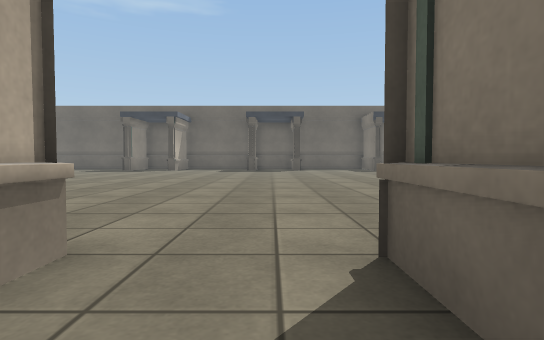
view 1 (above)

17 first-person views from a walk through a 3-D level made in the Unity game engine. The camera is 0.64 m above the floor, tilts 2° down and sees 80° across. The floor is counted in squares, 1 m on a side. Each view is taken from the middle of a square. On the plan, view 1 faces up. The plan holds only what a view shows up to about 10 squares ahead; the rest is blank. The place goes on beyond the plan. The player is left out. Door leaves are left out, so doorways stand open. Surface patterns are stand-ins for the level's own textures.

view 2
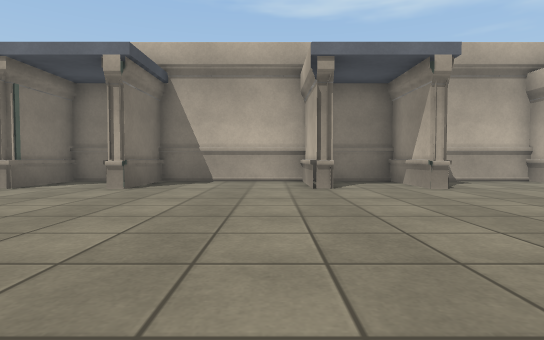

view 3
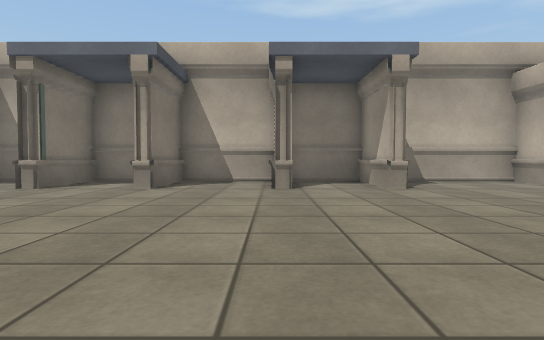

view 4
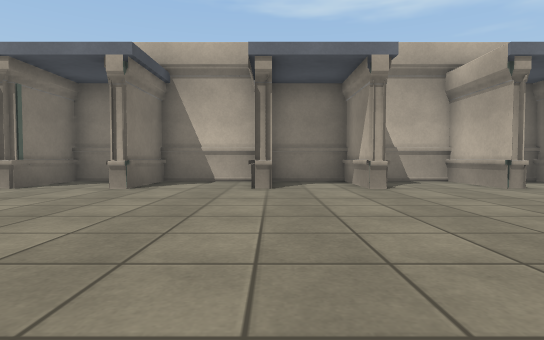

view 5
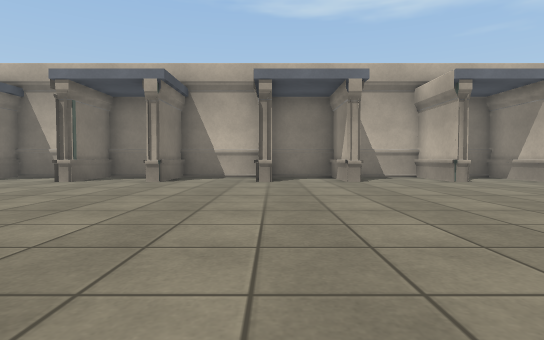

view 6
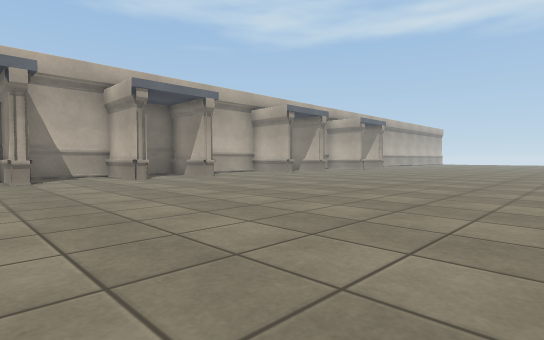

view 7
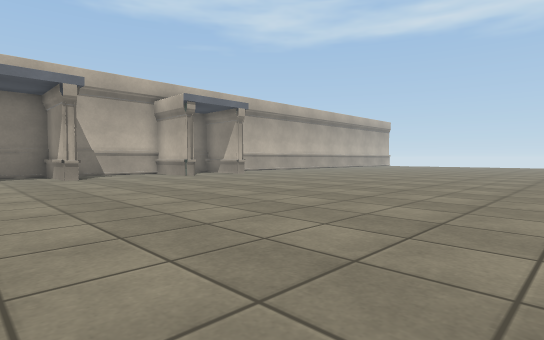

view 8
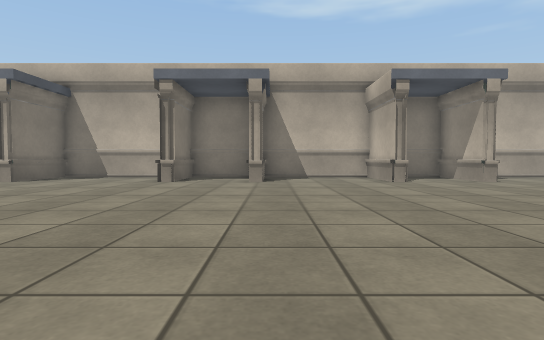

view 9
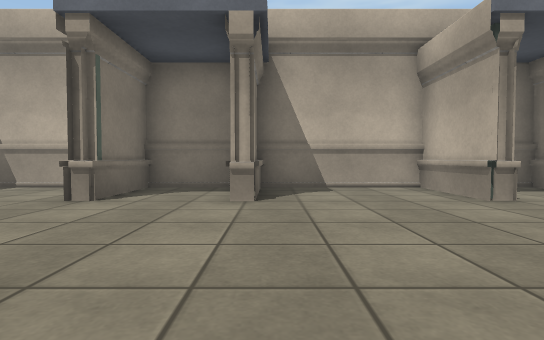

view 10
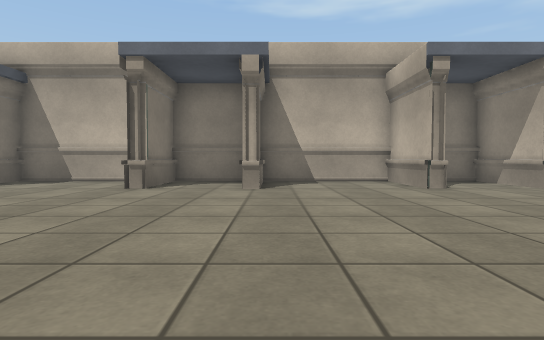

view 11
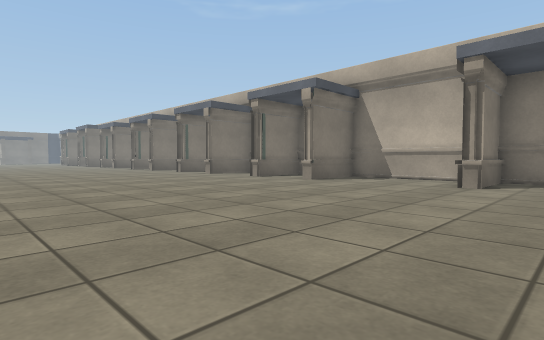

view 12
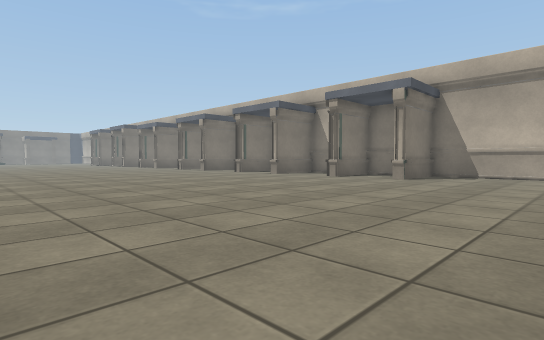

view 13
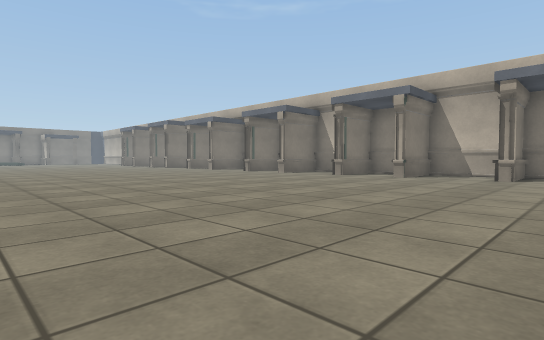

view 14
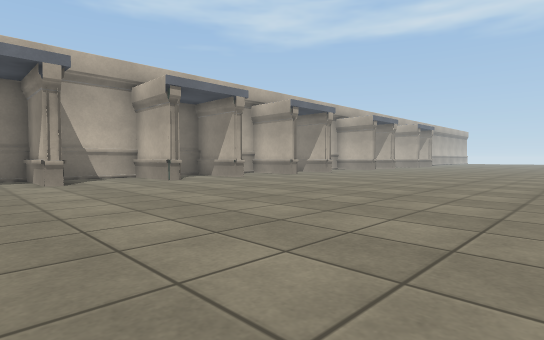

view 15
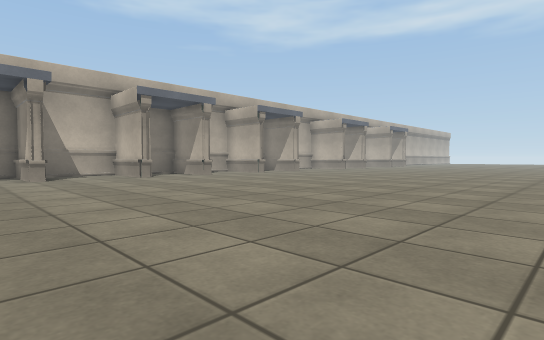

view 16
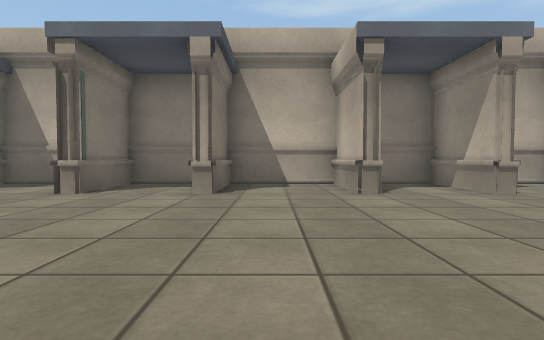

view 17
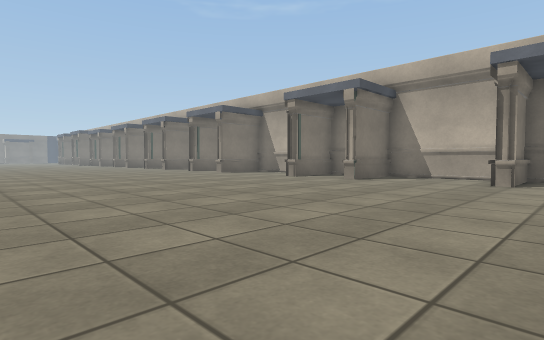

### Floor plan
Points are (right, up) in squares from view 1. A wall is a line through its corners. A room is listed if a view was taken in it or the views show most of it. See-through windows are left out.
Room 1 (view 1)
walls: (-1.4, 2.2) (-1.4, -0.3); (-2.1, -0.2) (0.9, -0.2); (0.7, -0.3) (0.7, 2.1)
ways out: open door at (0, 2) to room 2
Room 2 (views 2, 3, 4, 5, 6, 7, 8, 9, 10, 11, 12, 13, 14, 15, 16, 17)
walls: (7.6, 2.1) (8, 2.1) (8, -0.2) (10.9, -0.2); (0.7, 2.1) (1.1, 2.1) (1.1, -0.3); (-1.3, 1.5) (-1.3, 2.2); (0.9, -0.2) (5.1, -0.2) (5.1, 2.2); (13.1, 2.1) (13.4, 2.1) (13.4, -0.2) (16.1, -0.2) (16.1, 2.1) (16.4, 2.1); (10.6, -0.3) (10.6, 2.1) (10.9, 2.1); (-1.8, -0.3) (-1.8, 2.1); (-5.7, 2.1) (-5.3, 2.1) (-5.3, -0.2) (-2.1, -0.2)
low walls: (13, 1) (13, 0.2)
ways out: open door at (0, 2) to room 1; open door at (6.5, 2) to room 3; open door at (17.5, 2) to room 4; open door at (-6.5, 2) to room 5; open door at (12, 2) to room 6
Room 3 (no view inside)
walls: (5.5, 2.2) (5.5, -0.2) (7.6, -0.2) (7.6, 2.1); (8, 1.2) (8, 2.1)
ways out: open door at (6.5, 2) to room 2
Room 4 (no view inside)
walls: (16.4, 2.1) (16.4, -0.2) (18.5, -0.2)
ways out: open door at (17.5, 2) to room 2
Room 5 (no view inside)
walls: (-7.5, -0.2) (-5.7, -0.2) (-5.7, 2.1)
ways out: open door at (-6.5, 2) to room 2
Room 6 (no view inside)
walls: (10.9, 2.1) (10.9, -0.3); (10.9, -0.2) (13.1, -0.2) (13.1, 2.1)
ways out: open door at (12, 2) to room 2

Positions as (right, up) in squares from view 1, and headings:
1: (0, 0), facing up
2: (2, 9), facing down
3: (8, 9), facing down
4: (13, 9), facing down
5: (13, 11), facing down
6: (12, 12), facing down-left
7: (1, 13), facing down-left
8: (-2, 11), facing down
9: (-2, 7), facing down
10: (-2, 9), facing down
11: (-1, 10), facing down-right
12: (1, 12), facing down-right
13: (6, 13), facing down-right
14: (18, 11), facing down-left
15: (18, 13), facing down-left
16: (15, 8), facing down
17: (-7, 11), facing down-right
